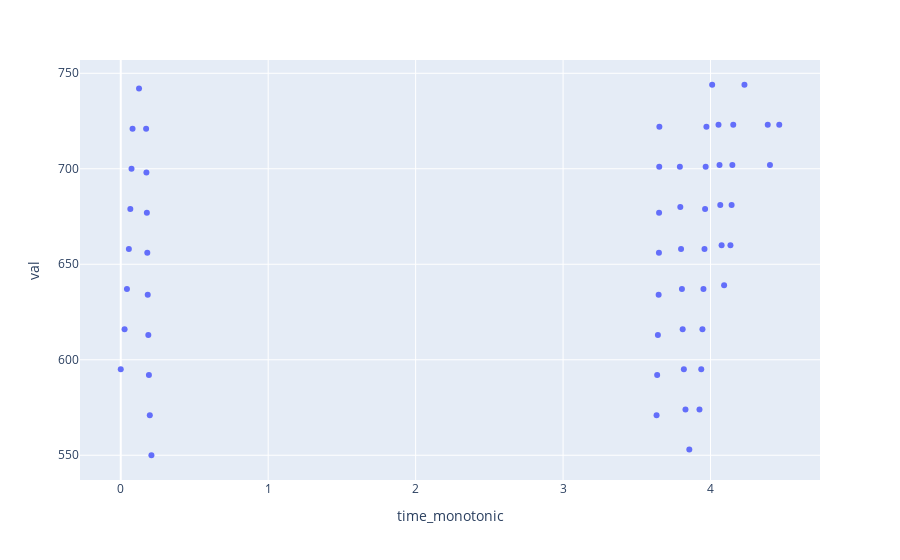

The code cell stored with this chart in its notebook:
### Code cell
import plotly.express as px

df = sensor_df[(sensor_df['time_monotonic'] > 268503) & (sensor_df['time_monotonic'] < 268508)]
df['time_monotonic'] -= df['time_monotonic'].iloc[0] 
fig = px.scatter(df, x='time_monotonic', y='val')
fig.show()

### Figure 1 — Plotly figure (JSON) as saved in the notebook; plotly's stock layout.template omitted (floating-point values rounded to 4 significant figures)
{"data": [{"hovertemplate": "time_monotonic=%{x}<br>val=%{y}<extra></extra>", "legendgroup": "", "marker": {"color": "#636efa", "symbol": "circle"}, "mode": "markers", "name": "", "orientation": "v", "showlegend": false, "type": "scatter", "x": [0, 0.026, 0.042, 0.055, 0.065, 0.073, 0.08, 0.124, 0.172, 0.174, 0.177, 0.18, 0.183, 0.187, 0.191, 0.197, 0.208, 3.634, 3.638, 3.643, 3.648, 3.65, 3.651, 3.652, 3.653, 3.792, 3.795, 3.8, 3.806, 3.811, 3.819, 3.83, 3.856, 3.925, 3.937, 3.945, 3.952, 3.959, 3.963, 3.967, 3.972, 4.011, 4.054, 4.061, 4.066, 4.075, 4.092, 4.135, 4.143, 4.148, 4.154, 4.23, 4.388, 4.403, 4.466], "xaxis": "x", "y": [595, 616, 637, 658, 679, 700, 721, 742, 721, 698, 677, 656, 634, 613, 592, 571, 550, 571, 592, 613, 634, 656, 677, 701, 722, 701, 680, 658, 637, 616, 595, 574, 553, 574, 595, 616, 637, 658, 679, 701, 722, 744, 723, 702, 681, 660, 639, 660, 681, 702, 723, 744, 723, 702, 723], "yaxis": "y"}], "layout": {"legend": {"tracegroupgap": 0}, "margin": {"t": 60}, "xaxis": {"anchor": "y", "domain": [0, 1], "title": {"text": "time_monotonic"}}, "yaxis": {"anchor": "x", "domain": [0, 1], "title": {"text": "val"}}}}
